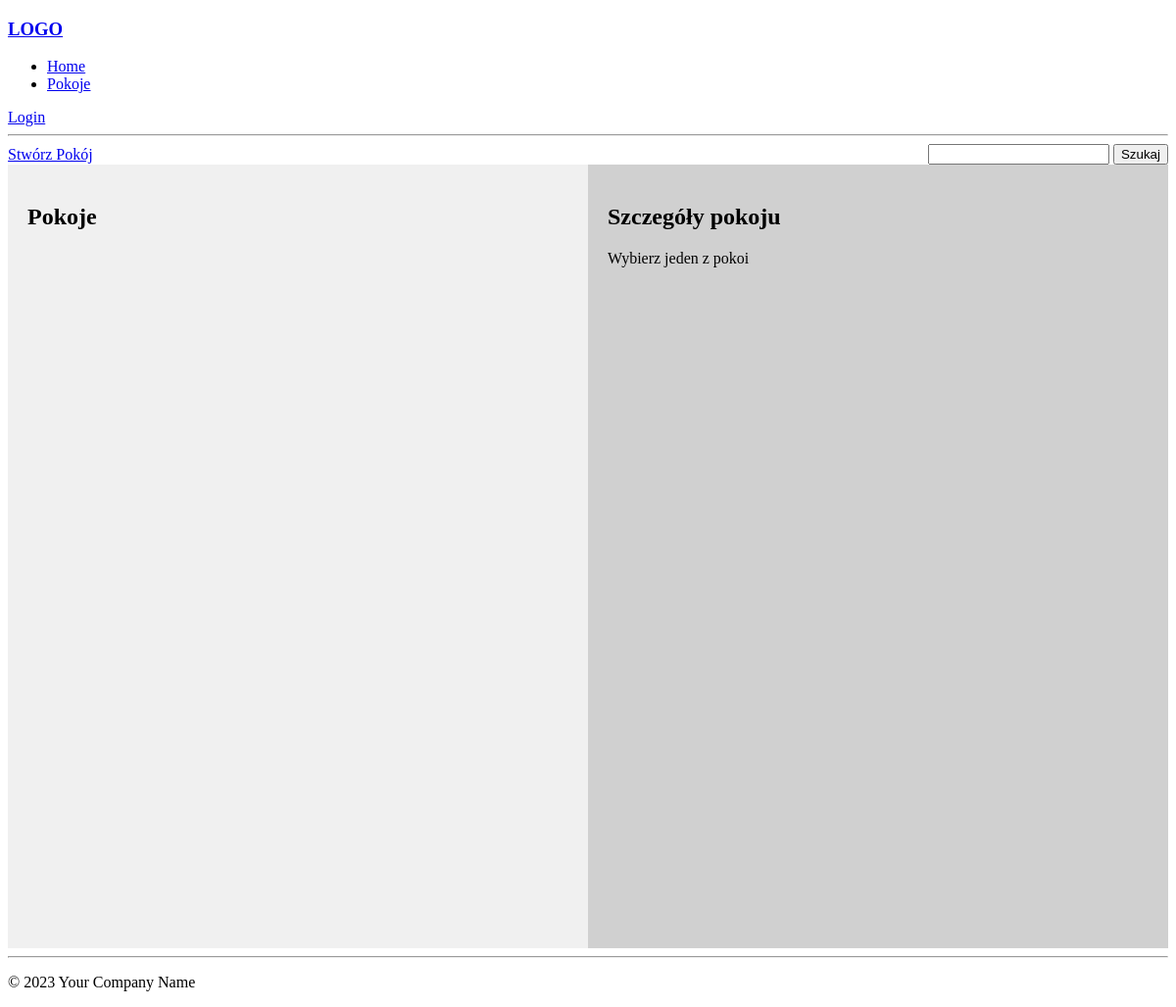
The app's page /rooms/, older data.
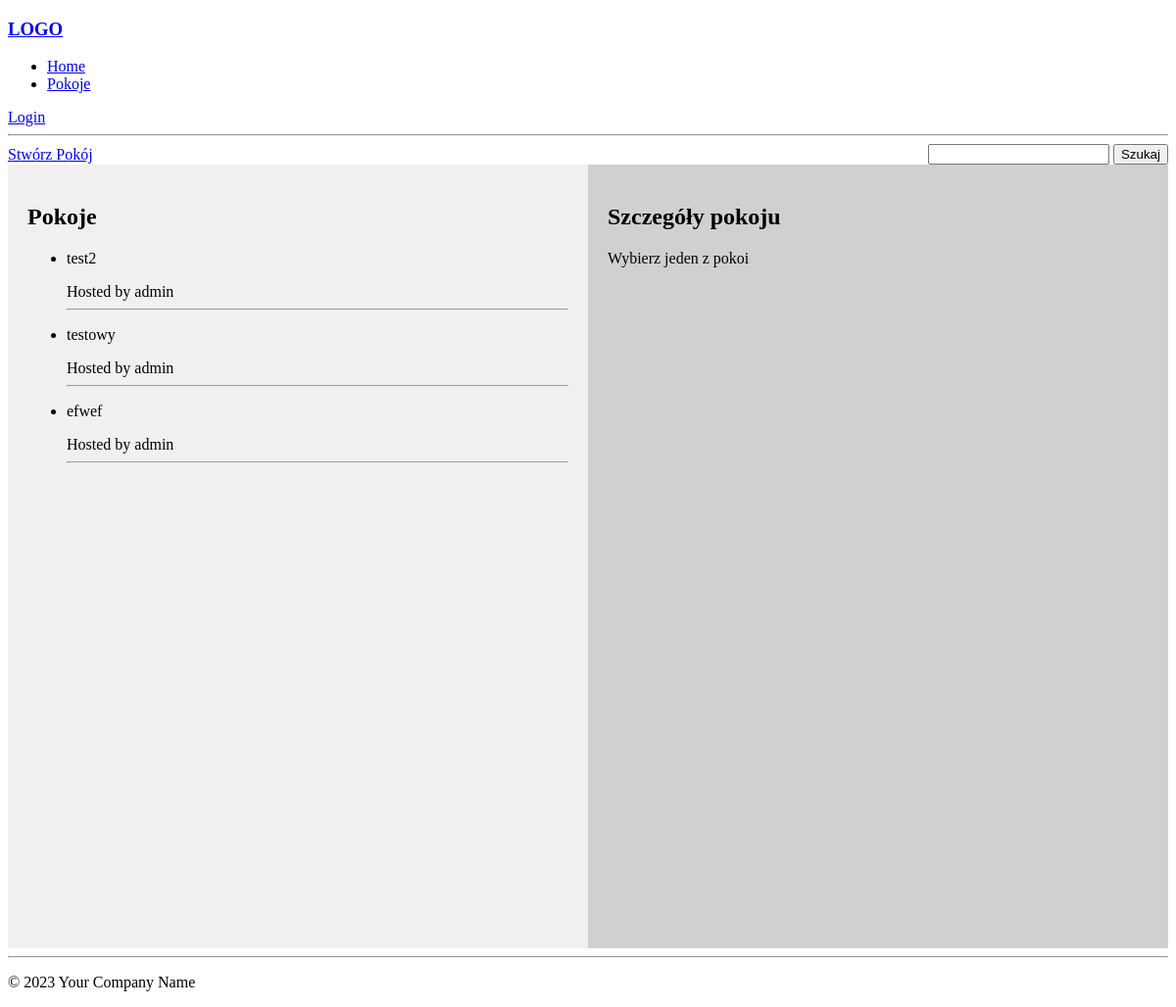
The same page, newer data.
### app/models.py (models this page shows, shortened)
class PokerRoom(models.Model):
    name = models.CharField(max_length=100, unique=True)
    host = models.ForeignKey(User, on_delete=models.CASCADE, null=True)
    max_players = models.IntegerField(default=8, validators=[MinValueValidator(2), MaxValueValidator(8)])
    is_private = models.BooleanField(default=False)
    password = models.CharField(max_length=100, null=True, blank=True)
    blinds_level = models.PositiveIntegerField(default=100)
    players = models.ManyToManyField(User, through="Player", related_name="player_rooms")

### app/views.py (the view, shortened to what this page needs)
# urls.py: path('rooms/', views.rooms, name='rooms'),
def rooms(request):
    room_details_id = request.GET.get('id')
    query = request.GET.get('query', '')
    selected_room = PokerRoom.objects.filter(id=room_details_id).first() \
        if room_details_id else None
    rooms = PokerRoom.objects.filter(Q(name__icontains=query) | Q(host__username__icontains=query)) \
        if query else PokerRoom.objects.all()
    if selected_room:
        is_participant = Player.objects.filter(room=selected_room, user=request.user, is_participant=True).exists() \
            if request.user.is_authenticated else False
    context = {
        "rooms": rooms,
        "query": query,
        "selected_room": selected_room,
        "is_participant": is_participant if selected_room else None,
    }
    return render(request, 'app/rooms.html', context)

### app/templates/app/rooms.html
{% extends 'main.html' %}
{% load static %}
{% block content %}
    <head>
        <link rel="stylesheet" href="{% static 'app/css/rooms.css' %}">
    </head>
    <div class="upper-bar">
        <a href="{% url 'create_room' %}">Stwórz Pokój</a>
        <form method="get" action="{% url 'rooms' %}">
            <input type="text" name="query" value="{{ query }}">
            <input type="submit" value="Szukaj">
        </form>
    </div>
    <div class="main-frame">
        <div class="room-list">
            <h2>Pokoje</h2>
            <ul>
                {% for room in rooms %}
                    <li>
                        <a class="room-details-link" href="{% url 'rooms' %}?id={{ room.id }}&query={{ query }}">
                        <p>{{ room.name }}</p>
                        Hosted by {{ room.host.username }}</a>
                        <hr>
                    </li>
                {% endfor %}
            </ul>
        </div>
        <div class="room-details">
            {% if selected_room %}
                <h2>{{ selected_room.name }}</h2>
                <p>Pokój {{ selected_room.is_private|yesno:"Prywatny,Publiczny" }}</p>
                {% if is_participant %}
                    <p>Jesteś graczem tego pokoju</p>
                    <p><a href="#">Przejdź</a></p>
                {% elif selected_room.is_private %}
                    <form method="post" action="{% url 'rooms' %}?id={{ selected_room.id }}&query={{ query }}">
                        {% csrf_token %}
                        <label for="password">Wpisz hasło:</label>
                        <input type="password" name="password" id="password" required>
                        <input type="submit" value="Dołącz">
                         {% if messages %}
                            <div class="messages">
                                {% for message in messages %}
                                    <p>{{ message }}</p>
                                {% endfor %}
                            </div>
                         {% endif %}
                    </form>
                    <p><a href="#">Przejdź</a></p>
                {% else %}
                    <p><a href="#">Dołącz</a></p>
                    <p><a href="#">Przejdź</a></p>
                {% endif %}
             {% else %}
                <h2>Szczegóły pokoju</h2>
                <p>Wybierz jeden z pokoi</p>
              {% endif %}
        </div>
    </div>
{% endblock %}

### templates/main.html (shortened to what this page needs)
<!DOCTYPE html>
<html lang="en">
<head>
</head>
<body>
    {% include 'navbar.html' %}
    {% block content %}
    {% endblock %}
    {% include 'footer.html' %}
</body>
</html>

### templates/navbar.html
<nav>
    <h3><a href="{% url 'index' %}">LOGO</a></h3>
    <ul>
        <li><a href="{% url 'index' %}">Home</a></li>
        <li><a href="{% url 'rooms' %}">Pokoje</a></li>
    </ul>
    {% if user.is_authenticated %}
        <span>Welcome back {{ user.username }}</span>
        <a href="{% url 'logout' %}">Logout</a>
    {% else %}
        <a href="{% url 'login' %}">Login</a>
    {% endif %}
</nav>
<hr>

### templates/footer.html
<hr>
<footer>
    <p>&copy; 2023 Your Company Name</p>
</footer>

### app/static/app/css/rooms.css (style rules this page uses)
.upper-bar { display: flex; justify-content: space-between; align-items: center; }
.main-frame { width: 100%; height: 100vh; }
.room-list, .room-details { width: 50%; height: 100%; float: left; padding: 20px; box-sizing: border-box; }
.room-list { background-color: #f0f0f0; }
.room-details { background-color: #d0d0d0; }
.room-details-link { color: inherit; text-decoration: none; }

Row changes from the older to the newer data that the page shows:
added PokerRoom: name "test2", host.username "admin"
added PokerRoom: name "testowy", host.username "admin"
added PokerRoom: name "efwef", host.username "admin"
